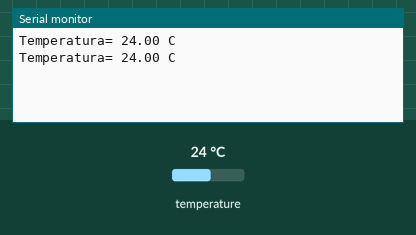
This sketch was run on a simulated Arduino Uno, built with avr-gcc and run on an emulated ATmega328P. Shown: the last lines printed to the serial monitor. Inputs (shaded band) come from the test bench; at power-on: temperature 24 °C.

Above: at 7.3 s.
7.4 s: temperature set to 12 °C
At 13.1 s:
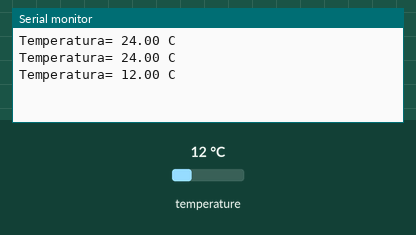
14.1 s: temperature set to 19 °C
At 18.6 s:
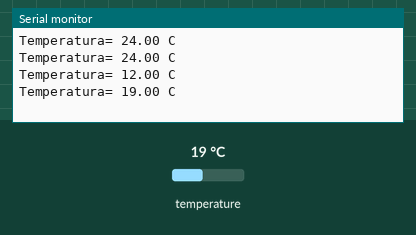
Timing chart, 0 to 20.1 s (numbered marks = the images above; inputs shaded):
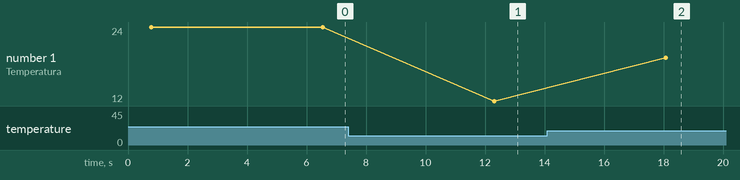

The sketch:

sketch_nov27b.ino
```cpp
#include <OneWire.h>
#include <DallasTemperature.h>

OneWire ourWire(7);                //Se establece el pin 7 como bus OneWire

DallasTemperature sensors(&ourWire); //Se declara una variable u objeto para el sensor

void setup()
{
Serial.begin(9600);
sensors.begin();   //Se inicia el sensor
}

void loop()
{
sensors.requestTemperatures();   //Se envía el comando para leer la temperatura
float temp= sensors.getTempCByIndex(0); //Se obtiene la temperatura en ºC

Serial.print("Temperatura= ");
Serial.print(temp);
Serial.println(" C");
delay(5000);
}
```

Measured:
- after the input at 7.4 s, the serial monitor: prints a new line after 4.9 s (image 1)
- after the input at 14.1 s, the serial monitor: prints a new line after 4.0 s (image 2)
- plotted number 1: 24 → 12 after the input at 7.4 s, 12 → 19 after the input at 14.1 s
